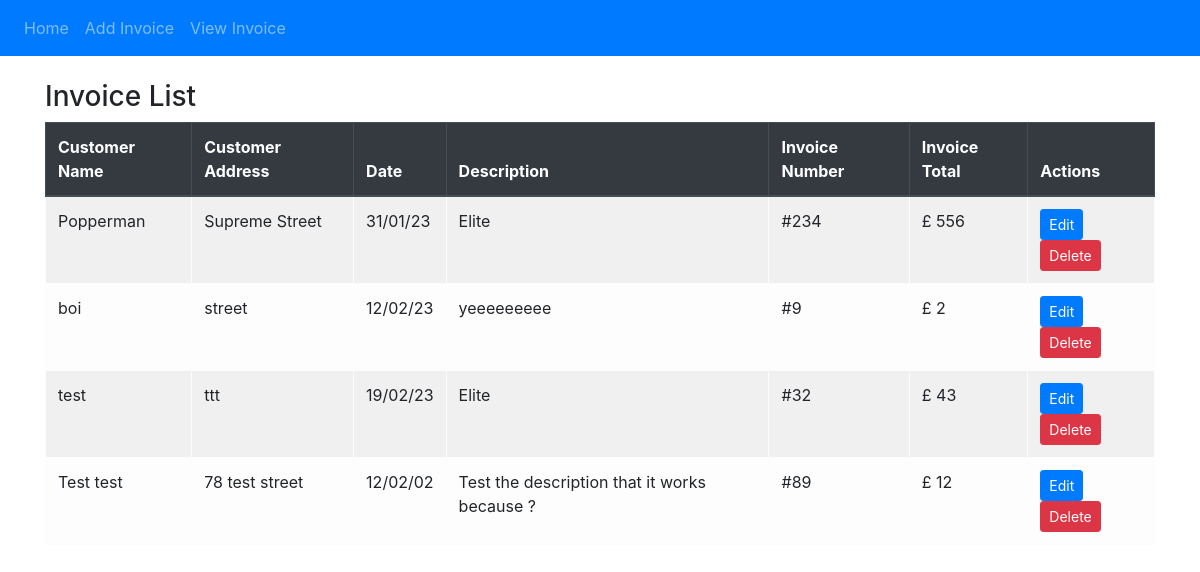
/viewinvoice, run on an earlier commit of the app's database.
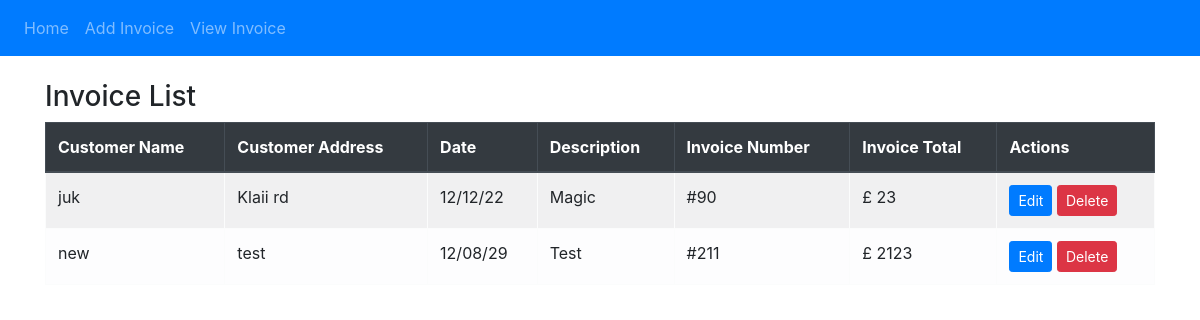
And on a later commit of the database.
### tables this page shows
CREATE TABLE invoice 
(
    "id"	INTEGER,
	"customername"	TEXT NOT NULL,
	"customeraddress"	TEXT NOT NULL,
	"date"	TEXT NOT NULL,
	"description"	TEXT NOT NULL,
	"invoiceno"	INTEGER NOT NULL,
	"invoicetotal"	INTEGER,
    PRIMARY KEY("id" AUTOINCREMENT)
    
);

### Website1/app.py (the view)
@app.route('/viewinvoice')
def viewinvoice():
    invoices = db_func.run_query('SELECT * FROM invoice')
    return render_template("invoice.html", invoices=invoices)        # Pass data to HTML template for display

### Website1/db_func/db_func.py (called while the page is built)
def get_db():
    connection = sqlite3.connect('invoices.db')
    return connection

def run_query(sql):
    connection = get_db()
    cursor = connection.cursor()
    cursor.execute(sql)
    results = cursor.fetchall()
    connection.close()
    return results

### Website1/Templates/invoice.html (shortened to what this page needs)
{% extends "base.html" %}
{% block content %}
<br/>
<h3 class = "nav-item"> Invoice List</h1>
<table class = "table table-light table-hover table-striped table-bordered" >
    <thead class = "thead-dark">
      <tr>
        <th> Customer Name </th>
        <th> Customer Address </th>
        <th> Date </th>
        <th> Description </th>
        <th> Invoice Number </th>
        <th> Invoice Total </th>
        <th> Actions </th>
      </tr>
    </thead>
    <tbody>
      {% for row in invoices %}
      <tr>
        <td>{{ row[1] }}</td>
        <td>{{ row[2] }}</td>
        <td>{{ row[3] }}</td>
        <td>{{ row[4] }}</td>
        <td> #{{ row[5] }}</td>
        <td> £ {{ row[6] }}</td>
        <td><a href="/editinvoice/{{ row[0] }}" class="btn btn-primary btn-sm">Edit</a>
            <form action="/deleteinvoice/{{ row[0] }}" method="POST" style="display: inline;">
              <button class="btn btn-danger btn-sm" type="submit" class="btn btn-link text-danger">Delete</button>
            </form>
        </td>
      </tr>
      {% endfor %}
    </tbody>
  </table>
{% endblock %}

### Website1/Templates/base.html (shortened to what this page needs)
<!DOCTYPE html>
<html>
  <head>
  </head>
<body>
  <nav class = "navbar navbar-expand-lg navbar-dark bg-primary">
    <div class = "collapse navbar-collapse" id = "navbar">
        <div class = "navbar-nav float-right" >
          <a class = "nav-item nav-link" id = "home" href = "/" >Home</a>
          <a class = "nav-item nav-link" id = "addinvoice" href = "/addinvoice" >Add Invoice</a>
          <a class = "nav-item nav-link" id = "viewinvoice" href = "/viewinvoice" >View Invoice</a>
        </div>
    </div>
</nav>
<div class = "container">
  {% block content %} {% endblock %}
</div>
<link
  rel="stylesheet"
  href="https://stackpath.bootstrapcdn.com/bootstrap/4.4.1/css/bootstrap.min.css"
/>
<link
  rel="stylesheet"
  href="https://stackpath.bootstrapcdn.com/font-awesome/4.7.0/css/font-awesome.min.css"
/>
</body>
</html>

What changed in the data, as far as the page shows it:
removed invoice: customername "boi", customeraddress "street", date "12/02/23", description "yeeeeeeeee", invoiceno "9", invoicetotal "2"
removed invoice: customername "test", customeraddress "ttt", date "19/02/23", description "Elite", invoiceno "32", invoicetotal "43"
removed invoice: customername "Test test", customeraddress "78 test street", date "12/02/02", description "Test the description that it works because ?", invoiceno "89", invoicetotal "12"
added invoice: customername "juk", customeraddress "Klaii rd", date "12/12/22", description "Magic", invoiceno "90", invoicetotal "23"
changed invoice: customername "Popperman" → "new"; customeraddress "Supreme Street" → "test"; date "31/01/23" → "12/08/29"; description "Elite" → "Test"; invoiceno "234" → "211"; invoicetotal "556" → "2123"
